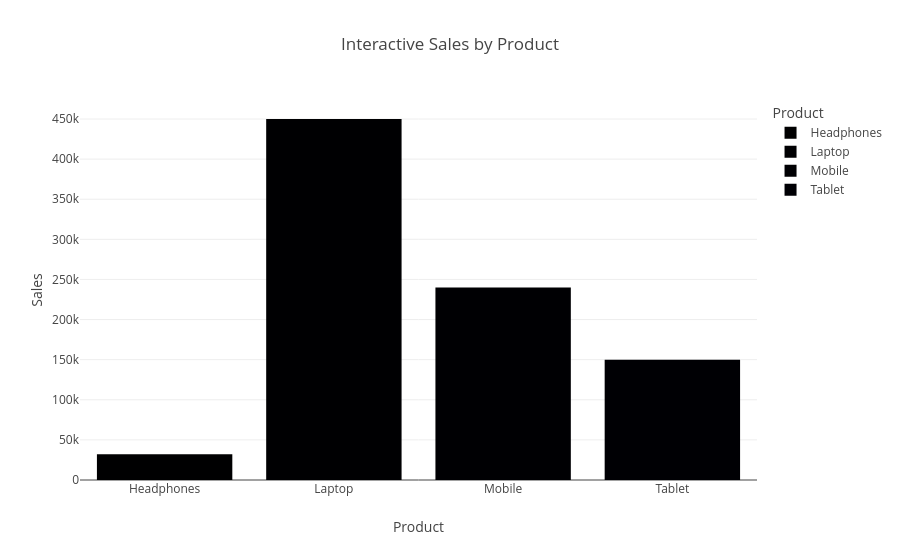

Here is the notebook cell this chart was saved with:
### Code cell
import plotly.express as px

fig = px.bar(
    df.groupby('Product', as_index=False)['Sales'].sum(),
    x='Product',
    y='Sales',
    title='Interactive Sales by Product',
    color='Product'
)

fig.show()

### Figure 1 — Plotly figure (JSON) as saved in the notebook; plotly's stock layout.template omitted (floating-point values rounded to 4 significant figures)
{"data": [{"hovertemplate": "Product=%{x}<br>Sales=%{y}<extra></extra>", "legendgroup": "Headphones", "marker": {"color": "#000001", "pattern": {"shape": ""}}, "name": "Headphones", "orientation": "v", "showlegend": true, "textposition": "auto", "type": "bar", "x": ["Headphones"], "xaxis": "x", "y": [32000], "yaxis": "y"}, {"hovertemplate": "Product=%{x}<br>Sales=%{y}<extra></extra>", "legendgroup": "Laptop", "marker": {"color": "#000002", "pattern": {"shape": ""}}, "name": "Laptop", "orientation": "v", "showlegend": true, "textposition": "auto", "type": "bar", "x": ["Laptop"], "xaxis": "x", "y": [450000], "yaxis": "y"}, {"hovertemplate": "Product=%{x}<br>Sales=%{y}<extra></extra>", "legendgroup": "Mobile", "marker": {"color": "#000003", "pattern": {"shape": ""}}, "name": "Mobile", "orientation": "v", "showlegend": true, "textposition": "auto", "type": "bar", "x": ["Mobile"], "xaxis": "x", "y": [240000], "yaxis": "y"}, {"hovertemplate": "Product=%{x}<br>Sales=%{y}<extra></extra>", "legendgroup": "Tablet", "marker": {"color": "#000004", "pattern": {"shape": ""}}, "name": "Tablet", "orientation": "v", "showlegend": true, "textposition": "auto", "type": "bar", "x": ["Tablet"], "xaxis": "x", "y": [150000], "yaxis": "y"}], "layout": {"barmode": "relative", "legend": {"title": {"text": "Product"}, "tracegroupgap": 0}, "title": {"text": "Interactive Sales by Product"}, "xaxis": {"anchor": "y", "categoryarray": ["Headphones", "Laptop", "Mobile", "Tablet"], "categoryorder": "array", "domain": [0, 1], "title": {"text": "Product"}}, "yaxis": {"anchor": "x", "domain": [0, 1], "title": {"text": "Sales"}}}}
